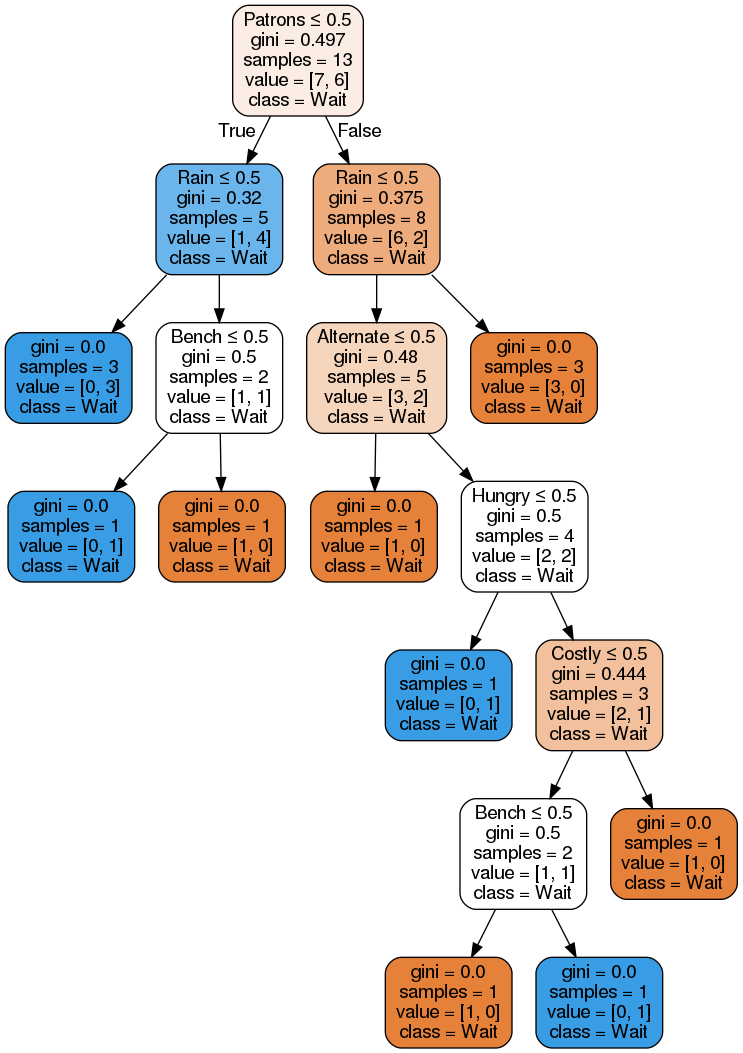

Here is the Python script that generated this plot:
from sklearn.tree import DecisionTreeClassifier
from sklearn.tree import export_graphviz
from PIL import Image
import pydotplus
import pandas as pd
import random

data = pd.read_csv('restaurant.csv')
feature_cols = ['Alternate','Bench','Hungry','Waiting','Costly','Rain','Reservation','Patrons']
# convert the string categorical values into an integer code using factorize method of the pandas library.
data['Alternate'],_ = pd.factorize(data['Alternate'])
data['Bench'],_ = pd.factorize(data['Bench'])
data['Hungry'],_ = pd.factorize(data['Hungry'])
data['Patrons'],_ = pd.factorize(data['Patrons'])
data['Costly'],_ = pd.factorize(data['Costly'])
data['Rain'],_ = pd.factorize(data['Rain'])
data['Reservation'],_ = pd.factorize(data['Reservation'])
data['Waiting'],_ = pd.factorize(data['Waiting'])

X = data[feature_cols]
y = data['Wait']

#Create the instance of DecisionTreeClassifier with max_depth = None i.e till leaf node & random_state=0 for maintaining state
tree_clf = DecisionTreeClassifier(max_depth=None, random_state=1)

#train the classifier
tree_clf.fit(X, y)

#input from user
print("1 = Yes, 0 = No")
alternate = int(input("Alternate: "))
bench = int(input("Bench: "))
hungry = int(input("Hungry: "))
rain = int(input("Rain: "))
waiting = int(input("Waiting: "))
costly = int(input("Costly: "))
reservation = int(input("Reservation: "))
patrons = int(input("Patrons: "))
#predict
y_predict = tree_clf.predict([[alternate,bench,hungry,waiting,costly,rain,reservation,patrons]])
print("As per situaution it is better to",y_predict)

#visualization
dot_data = export_graphviz(tree_clf, out_file = None, 
	filled = True, rounded = True,	special_characters = True, 
	feature_names = feature_cols, class_names = data['Wait'])
graph = pydotplus.graph_from_dot_data(dot_data)
graph.write_png('restaurant.png')
decisionTree = Image.open('restaurant.png')
decisionTree.show()
